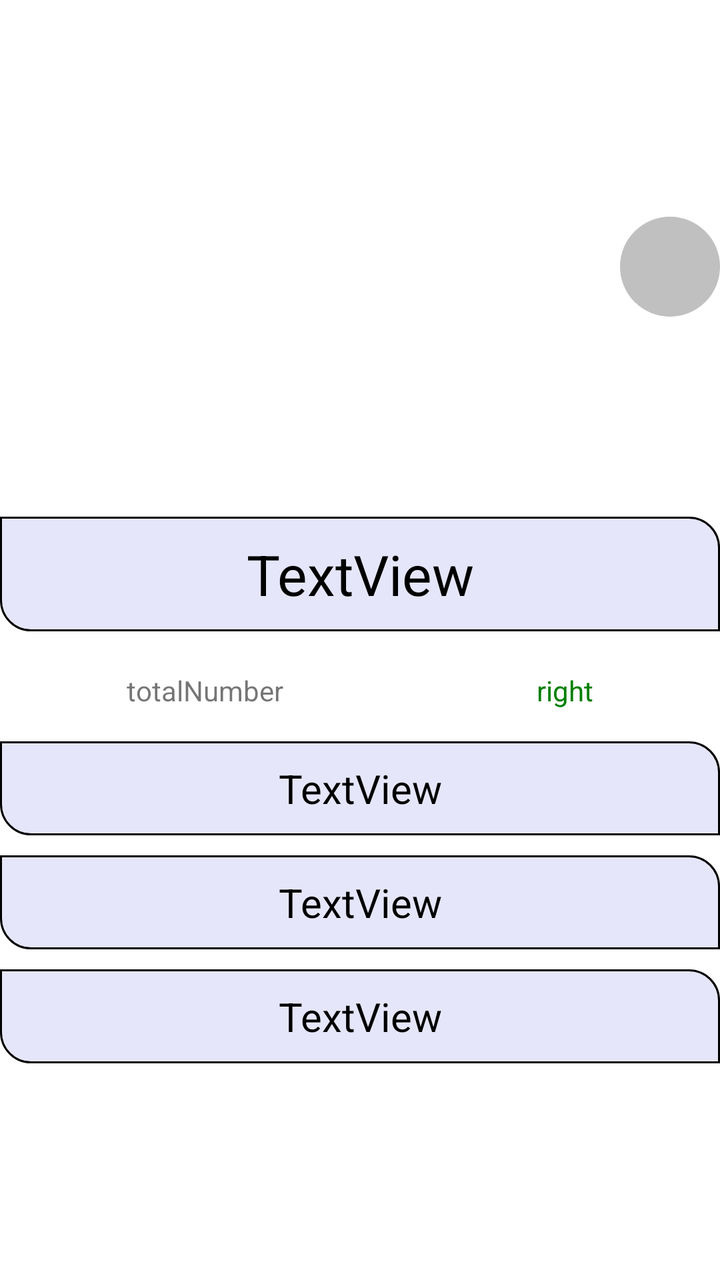
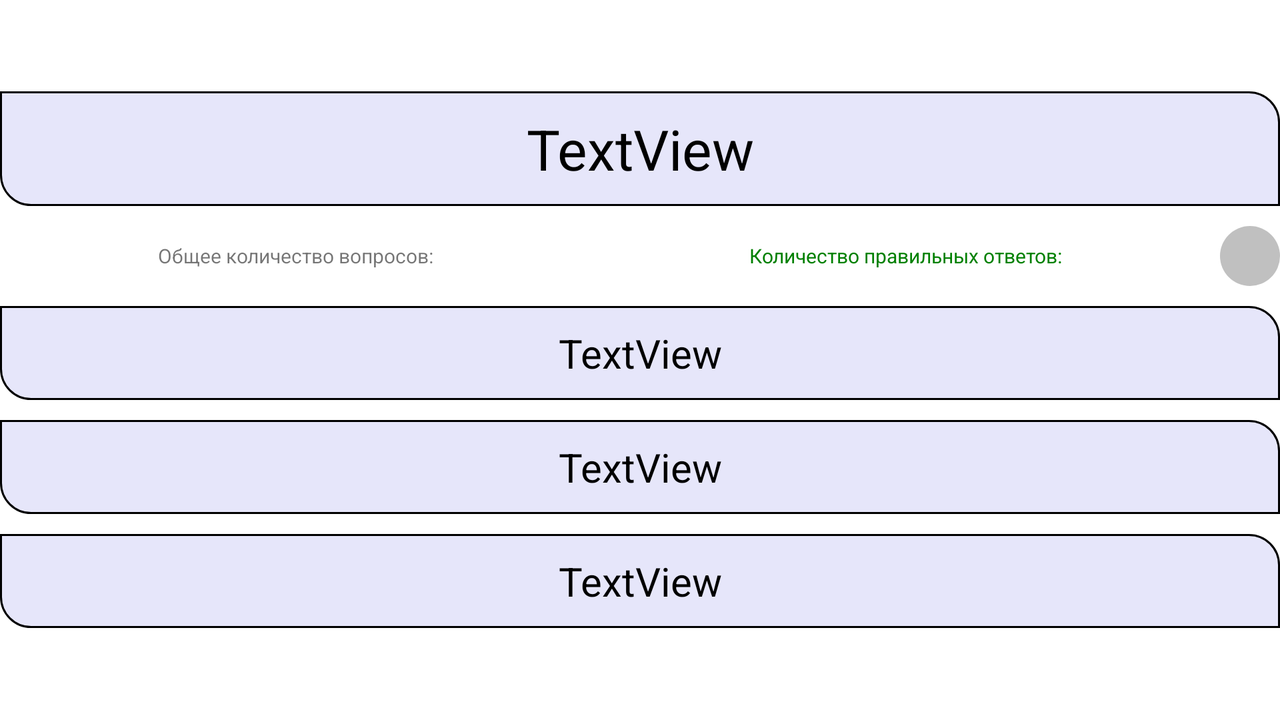

The same Android screen from two of the app's own layout files: first res/layout/ as a phone draws it, then the author's variant for another configuration, drawn on a device whose configuration selects that folder. Both files follow.
<!-- AndroidManifest.xml: application theme Theme.MPT1 -->
<!-- res/layout/form_test_fragment_v2.xml -->
<?xml version="1.0" encoding="utf-8"?>
<LinearLayout xmlns:android="http://schemas.android.com/apk/res/android"
    xmlns:app="http://schemas.android.com/apk/res-auto"
    android:id="@+id/form_test"
    android:layout_width="match_parent"
    android:layout_height="wrap_content"
    android:layout_margin="10dp"
    android:orientation="vertical"
    android:gravity="center">

    <ImageButton
        android:id="@+id/button_back_test"
        android:layout_width="50dp"
        android:layout_height="50dp"
        android:background="@drawable/style_button_back"
        android:src="@drawable/ic_back_foreground"
        android:scaleType="fitXY"
        android:layout_marginBottom="100dp"
        android:layout_gravity="right"/>

    <TextView
        android:id="@+id/question"
        android:layout_width="match_parent"
        android:layout_height="wrap_content"
        android:background="@drawable/style_menu"
        android:gravity="center"
        android:padding="10dp"
        android:text="TextView"
        android:textColor="@color/black"
        android:textSize="28sp" />

    <LinearLayout
        android:layout_width="match_parent"
        android:layout_height="wrap_content"
        android:orientation="horizontal"
        android:layout_marginTop="20dp"
        android:layout_marginBottom="16dp">

        <TextView
            android:id="@+id/totalNumber"
            android:layout_width="wrap_content"
            android:layout_height="wrap_content"
            android:layout_weight="1"
            android:text="totalNumber"
            android:gravity="center"/>

        <TextView
            android:id="@+id/right"
            android:layout_width="wrap_content"
            android:layout_height="wrap_content"
            android:layout_weight="1"
            android:text="right"
            android:textColor="@color/Green"
            android:gravity="center"/>

    </LinearLayout>

    <LinearLayout
        android:id="@+id/linearLayout2"
        android:layout_width="match_parent"
        android:layout_height="wrap_content"
        android:orientation="vertical">

        <TextView
            android:id="@+id/radioButton"
            android:layout_width="match_parent"
            android:layout_height="wrap_content"
            android:gravity="center"
            android:padding="10dp"
            android:text="TextView"
            android:background="@drawable/style_menu"
            android:textColor="@color/black"
            android:textSize="20sp"
            android:layout_marginBottom="10dp"/>

        <TextView
            android:id="@+id/radioButton2"
            android:layout_width="match_parent"
            android:layout_height="wrap_content"
            android:gravity="center"
            android:padding="10dp"
            android:text="TextView"
            android:background="@drawable/style_menu"
            android:textColor="@color/black"
            android:textSize="20sp"
            android:layout_marginBottom="10dp" />

        <TextView
            android:id="@+id/radioButton3"
            android:layout_width="match_parent"
            android:layout_height="wrap_content"
            android:gravity="center"
            android:padding="10dp"
            android:text="TextView"
            android:background="@drawable/style_menu"
            android:textColor="@color/black"
            android:textSize="20sp" />

    </LinearLayout>

</LinearLayout>
<!-- resources referenced by this layout -->
<resources>
  <color name="Green">#008000</color>
  <color name="black">#FF000000</color>
  <!-- drawable style_button_back (drawable) -->
  <?xml version="1.0" encoding="utf-8"?>
  <selector xmlns:android="http://schemas.android.com/apk/res/android">
      <item android:drawable="@drawable/button_back_presed"
          android:state_pressed="true">
      </item>
      <item android:drawable="@drawable/button_back_normal">
      </item>
  </selector>
  <!-- drawable style_menu (drawable) -->
  <?xml version="1.0" encoding="utf-8"?>
  <shape xmlns:android="http://schemas.android.com/apk/res/android">
      <corners android:bottomLeftRadius="15dp" android:topRightRadius="15dp"/>
      <stroke android:color="@color/black" android:width="1dp"/>
      <solid android:color="@color/Lavender"/>
  </shape>
  <style name="Theme.MPT1" parent="Theme.MaterialComponents.DayNight.DarkActionBar">
          
          <item name="colorPrimary">@color/DarkSlateGray</item>
          <item name="colorPrimaryVariant">@color/purple_700</item>
          <item name="colorOnPrimary">@color/white</item>
          
          <item name="colorSecondary">@color/teal_200</item>
          <item name="colorSecondaryVariant">@color/teal_700</item>
          <item name="colorOnSecondary">@color/black</item>
          
          <item name="android:statusBarColor" tools:targetApi="l">?attr/colorPrimaryVariant</item>
          
      </style>
  <!-- drawable button_back_presed (drawable) -->
  <?xml version="1.0" encoding="utf-8"?>
  <shape xmlns:android="http://schemas.android.com/apk/res/android">
      <solid android:color="@color/Indigo"/>
      <corners android:radius="1000dp"/>
      <stroke android:width="1dp" android:color="@color/black"/>
  </shape>
  <!-- drawable button_back_normal (drawable) -->
  <?xml version="1.0" encoding="utf-8"?>
  <shape xmlns:android="http://schemas.android.com/apk/res/android">
      <solid android:color="@color/Silver"/>
      <corners android:radius="1000dp"/>
  
  </shape>
  <color name="Lavender">#E6E6FA</color>
  <color name="DarkSlateGray">#2F4F4F</color>
  <color name="purple_700">#FF3700B3</color>
  <color name="white">#FFFFFFFF</color>
  <color name="teal_200">#FF03DAC5</color>
  <color name="teal_700">#FF018786</color>
  <color name="Indigo">#4B0082</color>
  <color name="Silver">#C0C0C0</color>
</resources>
<!-- res/layout-land/form_test_fragment_v2.xml (the author's variant of the layout above) -->
<!-- drawn on the phone turned sideways -->
<?xml version="1.0" encoding="utf-8"?>
<LinearLayout xmlns:android="http://schemas.android.com/apk/res/android"
    xmlns:app="http://schemas.android.com/apk/res-auto"
    android:id="@+id/form_test"
    android:layout_width="match_parent"
    android:layout_height="wrap_content"
    android:layout_margin="10dp"
    android:orientation="vertical"
    android:gravity="center">

    <TextView
        android:id="@+id/question"
        android:layout_width="match_parent"
        android:layout_height="wrap_content"
        android:background="@drawable/style_menu"
        android:gravity="center"
        android:padding="10dp"
        android:text="TextView"
        android:textColor="@color/black"
        android:textSize="28sp" />

    <LinearLayout
        android:layout_width="match_parent"
        android:layout_height="wrap_content"
        android:orientation="horizontal"
        android:layout_marginTop="10dp"
        android:layout_marginBottom="10dp">

        <TextView
            android:id="@+id/totalNumber"
            android:layout_width="wrap_content"
            android:layout_height="wrap_content"
            android:layout_weight="1"
            android:text="@string/total_number"
            android:gravity="center"
            android:textSize="10dp"
            android:layout_gravity="center"/>

        <TextView
            android:id="@+id/right"
            android:layout_width="wrap_content"
            android:layout_height="wrap_content"
            android:layout_weight="1"
            android:text="@string/number_of_correct_answers"
            android:textColor="@color/Green"
            android:gravity="center"
            android:textSize="10dp"
            android:layout_gravity="center"/>

        <ImageButton
            android:id="@+id/button_back_test"
            android:layout_width="30dp"
            android:layout_height="30dp"
            android:layout_gravity="right"

            android:background="@drawable/style_button_back"
            android:scaleType="fitXY"
            android:src="@drawable/ic_back_foreground" />

    </LinearLayout>

    <LinearLayout
        android:id="@+id/linearLayout2"
        android:layout_width="match_parent"
        android:layout_height="wrap_content"
        android:orientation="vertical">

        <TextView
            android:id="@+id/radioButton"
            android:layout_width="match_parent"
            android:layout_height="wrap_content"
            android:gravity="center"
            android:padding="10dp"
            android:text="TextView"
            android:background="@drawable/style_menu"
            android:textColor="@color/black"
            android:textSize="20sp"
            android:layout_marginBottom="10dp"/>

        <TextView
            android:id="@+id/radioButton2"
            android:layout_width="match_parent"
            android:layout_height="wrap_content"
            android:gravity="center"
            android:padding="10dp"
            android:text="TextView"
            android:background="@drawable/style_menu"
            android:textColor="@color/black"
            android:textSize="20sp"
            android:layout_marginBottom="10dp" />

        <TextView
            android:id="@+id/radioButton3"
            android:layout_width="match_parent"
            android:layout_height="wrap_content"
            android:gravity="center"
            android:padding="10dp"
            android:text="TextView"
            android:background="@drawable/style_menu"
            android:textColor="@color/black"
            android:textSize="20sp" />

    </LinearLayout>

</LinearLayout>
<!-- resources referenced by the variant -->
<!-- as the phone turned sideways resolves them -->
<resources>
  <color name="Green">#008000</color>
  <color name="black">#FF000000</color>
  <!-- drawable style_button_back (drawable) -->
  <?xml version="1.0" encoding="utf-8"?>
  <selector xmlns:android="http://schemas.android.com/apk/res/android">
      <item android:drawable="@drawable/button_back_presed"
          android:state_pressed="true">
      </item>
      <item android:drawable="@drawable/button_back_normal">
      </item>
  </selector>
  <!-- drawable style_menu (drawable) -->
  <?xml version="1.0" encoding="utf-8"?>
  <shape xmlns:android="http://schemas.android.com/apk/res/android">
      <corners android:bottomLeftRadius="15dp" android:topRightRadius="15dp"/>
      <stroke android:color="@color/black" android:width="1dp"/>
      <solid android:color="@color/Lavender"/>
  </shape>
  <string name="number_of_correct_answers">Количество правильных ответов:</string>
  <string name="total_number">Общее количество вопросов:</string>
  <style name="Theme.MPT1" parent="Theme.MaterialComponents.DayNight.DarkActionBar">
          
          <item name="colorPrimary">@color/DarkSlateGray</item>
          <item name="colorPrimaryVariant">@color/purple_700</item>
          <item name="colorOnPrimary">@color/white</item>
          
          <item name="colorSecondary">@color/teal_200</item>
          <item name="colorSecondaryVariant">@color/teal_700</item>
          <item name="colorOnSecondary">@color/black</item>
          
          <item name="android:statusBarColor" tools:targetApi="l">?attr/colorPrimaryVariant</item>
          
      </style>
  <!-- drawable button_back_presed (drawable) -->
  <?xml version="1.0" encoding="utf-8"?>
  <shape xmlns:android="http://schemas.android.com/apk/res/android">
      <solid android:color="@color/Indigo"/>
      <corners android:radius="1000dp"/>
      <stroke android:width="1dp" android:color="@color/black"/>
  </shape>
  <!-- drawable button_back_normal (drawable) -->
  <?xml version="1.0" encoding="utf-8"?>
  <shape xmlns:android="http://schemas.android.com/apk/res/android">
      <solid android:color="@color/Silver"/>
      <corners android:radius="1000dp"/>
  
  </shape>
  <color name="Lavender">#E6E6FA</color>
  <color name="DarkSlateGray">#2F4F4F</color>
  <color name="purple_700">#FF3700B3</color>
  <color name="white">#FFFFFFFF</color>
  <color name="teal_200">#FF03DAC5</color>
  <color name="teal_700">#FF018786</color>
  <color name="Indigo">#4B0082</color>
  <color name="Silver">#C0C0C0</color>
</resources>
